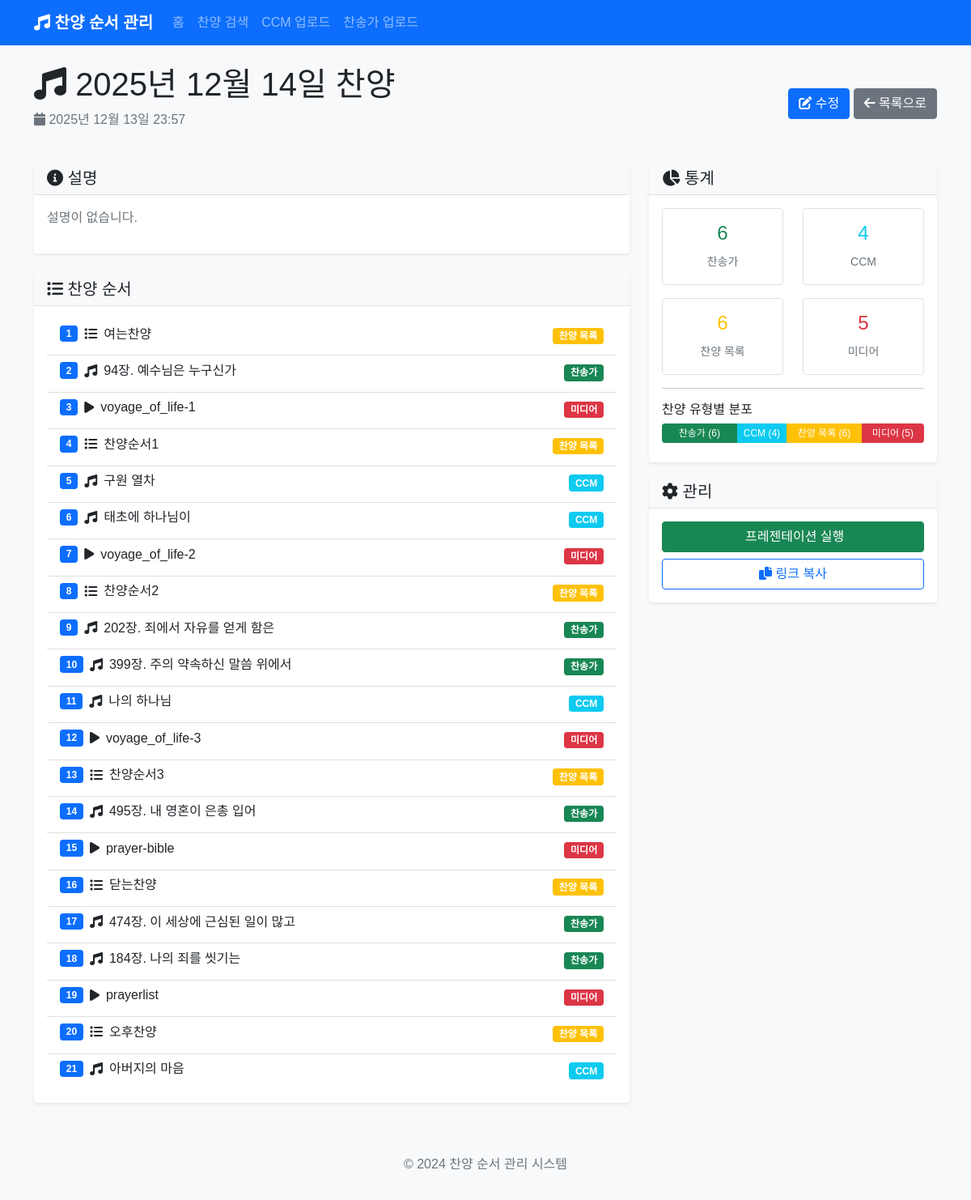
The page /post/14 on the database its author committed.
### app.py (models this page shows)
class PraisePost(db.Model):
    id = db.Column(db.Integer, primary_key=True)
    title = db.Column(db.String(200), nullable=False)
    content = db.Column(db.Text, nullable=False)
    created_at = db.Column(db.DateTime, default=datetime.utcnow)
    songs = db.relationship('Song', backref='praise_post', lazy=True, cascade='all, delete-orphan')
    background_image = db.Column(db.String(500))  # 전체 배경 이미지
    parallax_image = db.Column(db.String(500))  # 패럴랙스 배경 이미지

class Song(db.Model):
    id = db.Column(db.Integer, primary_key=True)
    title = db.Column(db.String(200), nullable=False)
    song_type = db.Column(db.String(50), nullable=False)  # 'hymn', 'ccm', 'section', 'media'
    hymn_number = db.Column(db.String(10))  # 찬송가 번호
    lyrics = db.Column(db.Text)  # 가사
    order = db.Column(db.Integer, nullable=False)
    praise_post_id = db.Column(db.Integer, db.ForeignKey('praise_post.id'), nullable=False)
    section_title = db.Column(db.String(200))  # 섹션 제목 (예: 찬양순서1)
    media_type = db.Column(db.String(50))  # 'image', 'video'
    media_url = db.Column(db.String(500))  # 미디어 파일 경로
    background_image = db.Column(db.String(500))  # 배경 이미지

### app.py (the view)
@app.route('/post/<int:post_id>')
def view_post(post_id):
    post = PraisePost.query.get_or_404(post_id)
    return render_template('view_post.html', post=post)

### templates/view_post.html (shortened to what this page needs)
{% extends "base.html" %}
{% block content %}
<div class="row">
    <div class="col-12">
        <div class="d-flex justify-content-between align-items-center mb-4">
            <div>
                <h1><i class="fas fa-music"></i> {{ post.title }}</h1>
                <p class="text-muted">
                    <i class="fas fa-calendar"></i> {{ post.created_at.strftime('%Y년 %m월 %d일 %H:%M') }}
                </p>
            </div>
            <div>
                <a href="{{ url_for('edit_post', post_id=post.id) }}" class="btn btn-primary">
                    <i class="fas fa-edit"></i> 수정
                </a>
                <a href="{{ url_for('index') }}" class="btn btn-secondary">
                    <i class="fas fa-arrow-left"></i> 목록으로
                </a>
            </div>
        </div>
    </div>
</div>
<div class="row">
    <div class="col-md-8">
        <div class="card mb-4">
            <div class="card-header">
                <h5 class="mb-0"><i class="fas fa-info-circle"></i> 설명</h5>
            </div>
            <div class="card-body">
                {% if post.content %}
                    <p>{{ post.content }}</p>
                {% else %}
                    <p class="text-muted">설명이 없습니다.</p>
                {% endif %}
            </div>
        </div>
        <div class="card">
            <div class="card-header">
                <h5 class="mb-0"><i class="fas fa-list"></i> 찬양 순서</h5>
            </div>
            <div class="card-body">
                {% if post.songs %}
                    <div class="list-group">
                        {% for song in post.songs %}
                        <div class="list-group-item">
                            <div class="d-flex justify-content-between align-items-start">
                                <div class="flex-grow-1">
                                    <div class="d-flex align-items-center mb-2">
                                        <span class="badge bg-primary me-2">{{ loop.index }}</span>
                                        {% if song.song_type == 'hymn' %}
                                            <i class="fas fa-music me-2"></i>
                                        {% elif song.song_type == 'ccm' %}
                                            <i class="fas fa-music me-2"></i>
                                        {% elif song.song_type == 'section' %}
                                            <i class="fas fa-list me-2"></i>
                                        {% elif song.song_type == 'media' %}
                                            <i class="fas fa-play me-2"></i>
                                        {% else %}
                                            <i class="fas fa-music me-2"></i>
                                        {% endif %}
                                        <h6 class="mb-0">
                                            {% if song.song_type == 'hymn' %}
                                                {{ song.hymn_number }}장. {{ song.title }}
                                            {% else %}
                                                {{ song.title }}
                                            {% endif %}
                                        </h6>
                                    </div>
                                </div>
                                <div class="ms-3">
                                    {% if song.song_type == 'hymn' %}
                                        <span class="badge bg-success">찬송가</span>
                                    {% elif song.song_type == 'ccm' %}
                                        <span class="badge bg-info">CCM</span>
                                    {% elif song.song_type == 'section' %}
                                        <span class="badge bg-warning">찬양 목록</span>
                                    {% elif song.song_type == 'media' %}
                                        <span class="badge bg-danger">미디어</span>
                                    {% else %}
                                        <span class="badge bg-secondary">기타</span>
                                    {% endif %}
                                </div>
                            </div>
                        </div>
                        {% endfor %}
                    </div>
                {% else %}
                    <p class="text-muted">등록된 찬양이 없습니다.</p>
                {% endif %}
            </div>
        </div>
    </div>
    <div class="col-md-4">
        <div class="card">
            <div class="card-header">
                <h5 class="mb-0"><i class="fas fa-chart-pie"></i> 통계</h5>
            </div>
            <div class="card-body">
                <div class="row text-center">
                    <div class="col-6 mb-3">
                        <div class="border rounded p-3">
                            <h4 class="text-success">{{ post.songs|selectattr('song_type', 'equalto', 'hymn')|list|length }}</h4>
                            <small class="text-muted">찬송가</small>
                        </div>
                    </div>
                    <div class="col-6 mb-3">
                        <div class="border rounded p-3">
                            <h4 class="text-info">{{ post.songs|selectattr('song_type', 'equalto', 'ccm')|list|length }}</h4>
                            <small class="text-muted">CCM</small>
                        </div>
                    </div>
                    <div class="col-6">
                        <div class="border rounded p-3">
                            <h4 class="text-warning">{{ post.songs|selectattr('song_type', 'equalto', 'section')|list|length }}</h4>
                            <small class="text-muted">찬양 목록</small>
                        </div>
                    </div>
                    <div class="col-6">
                        <div class="border rounded p-3">
                            <h4 class="text-danger">{{ post.songs|selectattr('song_type', 'equalto', 'media')|list|length }}</h4>
                            <small class="text-muted">미디어</small>
                        </div>
                    </div>
                </div>
                <hr>
                <div class="mt-3">
                    <h6>찬양 유형별 분포</h6>
                    <div class="progress mb-2">
                        {% set hymn_count = post.songs|selectattr('song_type', 'equalto', 'hymn')|list|length %}
                        {% set ccm_count = post.songs|selectattr('song_type', 'equalto', 'ccm')|list|length %}
                        {% set section_count = post.songs|selectattr('song_type', 'equalto', 'section')|list|length %}
                        {% set media_count = post.songs|selectattr('song_type', 'equalto', 'media')|list|length %}
                        {% set total = post.songs|length %}
                        {% if total > 0 %}
                            {% if hymn_count > 0 %}
                                <div class="progress-bar bg-success" style="width: {{ (hymn_count / total * 100)|round(1) }}%">
                                    찬송가 ({{ hymn_count }})
                                </div>
                            {% endif %}
                            {% if ccm_count > 0 %}
                                <div class="progress-bar bg-info" style="width: {{ (ccm_count / total * 100)|round(1) }}%">
                                    CCM ({{ ccm_count }})
                                </div>
                            {% endif %}
                            {% if section_count > 0 %}
                                <div class="progress-bar bg-warning" style="width: {{ (section_count / total * 100)|round(1) }}%">
                                    찬양 목록 ({{ section_count }})
                                </div>
                            {% endif %}
                            {% if media_count > 0 %}
                                <div class="progress-bar bg-danger" style="width: {{ (media_count / total * 100)|round(1) }}%">
                                    미디어 ({{ media_count }})
                                </div>
                            {% endif %}
                        {% endif %}
                    </div>
                </div>
            </div>
        </div>
        <div class="card mt-3">
            <div class="card-header">
                <h5 class="mb-0"><i class="fas fa-cog"></i> 관리</h5>
            </div>
            <div class="card-body">
                <div class="d-grid gap-2">
                    <a href="{{ url_for('presentation', post_id=post.id) }}" class="btn btn-success" target="_blank">
                         프레젠테이션 실행
                    </a>
                    <button class="btn btn-outline-primary" onclick="copyToClipboard()">
                        <i class="fas fa-copy"></i> 링크 복사
                    </button>
                </div>
            </div>
        </div>
    </div>
</div>
{% endblock %}

### templates/base.html (shortened to what this page needs)
<!DOCTYPE html>
<html lang="ko">
<head>
    <link href="https://cdn.jsdelivr.net/npm/bootstrap@5.1.3/dist/css/bootstrap.min.css" rel="stylesheet">
    <link href="https://cdnjs.cloudflare.com/ajax/libs/font-awesome/6.0.0/css/all.min.css" rel="stylesheet">
    <link href="{{ url_for('static', filename='css/style.css') }}" rel="stylesheet">
</head>
<body>
    <nav class="navbar navbar-expand-lg navbar-dark bg-primary">
        <div class="container">
            <a class="navbar-brand" href="{{ url_for('index') }}">
                <i class="fas fa-music"></i> 찬양 순서 관리
            </a>
            <div class="collapse navbar-collapse" id="navbarNav">
                <ul class="navbar-nav me-auto">
                    <li class="nav-item">
                        <a class="nav-link" href="{{ url_for('index') }}">홈</a>
                    </li>
                    <li class="nav-item">
                        <a class="nav-link" href="{{ url_for('search') }}">찬양 검색</a>
                    </li>
                    <li class="nav-item">
                        <a class="nav-link" href="{{ url_for('upload_ccm') }}">CCM 업로드</a>
                    </li>
                    <li class="nav-item">
                        <a class="nav-link" href="{{ url_for('upload_hymn') }}">찬송가 업로드</a>
                    </li>
                </ul>
            </div>
        </div>
    </nav>
    <main class="container mt-4">
        {% block content %}{% endblock %}
    </main>
    <footer class="bg-light text-center text-muted py-3 mt-5">
        <div class="container">
            <p>&copy; 2024 찬양 순서 관리 시스템</p>
        </div>
    </footer>
</body>
</html>

### static/css/style.css (style rules this page uses)
body { font-family: 'Noto Sans KR', sans-serif; background-color: #f8f9fa; }
.navbar-brand { font-weight: bold; }
.card { border: none; box-shadow: 0 0.125rem 0.25rem rgba(0, 0, 0, 0.075); transition: box-shadow 0.15s ease-in-out; }
.card-header { background-color: #f8f9fa; border-bottom: 1px solid #dee2e6; font-weight: 600; }
.list-group-item { border-left: none; border-right: none; border-radius: 0 !important; }
.list-group-item:first-child { border-top: none; }
.list-group-item:last-child { border-bottom: none; }
.badge { font-size: 0.75em; }
.progress { height: 1.5rem; }
.progress-bar { font-size: 0.75rem; line-height: 1.5rem; }
.btn { transition: all 0.15s ease-in-out; }

### rows shown on the page
PraisePost: title "2025년 12월 14일 찬양", created_at "2025년 12월 13일 23:57"
Song: song_type "section" (drawn), title "여는찬양"
Song: hymn_number "94", title "예수님은 누구신가", song_type "찬송가"
Song: song_type "media" (drawn), title "voyage_of_life-1"
Song: song_type "section" (drawn), title "찬양순서1"
Song: title "구원 열차", song_type "CCM"
Song: title "태초에 하나님이", song_type "CCM"
Song: song_type "media" (drawn), title "voyage_of_life-2"
Song: song_type "section" (drawn), title "찬양순서2"
Song: hymn_number "202", title "죄에서 자유를 얻게 함은", song_type "찬송가"
Song: hymn_number "399", title "주의 약속하신 말씀 위에서", song_type "찬송가"
Song: title "나의 하나님", song_type "CCM"
Song: song_type "media" (drawn), title "voyage_of_life-3"
Song: song_type "section" (drawn), title "찬양순서3"
Song: hymn_number "495", title "내 영혼이 은총 입어", song_type "찬송가"
Song: song_type "media" (drawn), title "prayer-bible"
Song: song_type "section" (drawn), title "닫는찬양"
Song: hymn_number "474", title "이 세상에 근심된 일이 많고", song_type "찬송가"
Song: hymn_number "184", title "나의 죄를 씻기는", song_type "찬송가"
Song: song_type "media" (drawn), title "prayerlist"
Song: song_type "section" (drawn), title "오후찬양"
Song: title "아버지의 마음", song_type "CCM"

### other values the page prints
{{ post.songs|selectattr('song_type', 'equalto', 'hymn')|list|length }} "6"
{{ post.songs|selectattr('song_type', 'equalto', 'ccm')|list|length }} "4"
{{ post.songs|selectattr('song_type', 'equalto', 'section')|list|length }} "6"
{{ post.songs|selectattr('song_type', 'equalto', 'media')|list|length }} "5"
{{ hymn_count }} "6"
{{ ccm_count }} "4"
{{ section_count }} "6"
{{ media_count }} "5"
